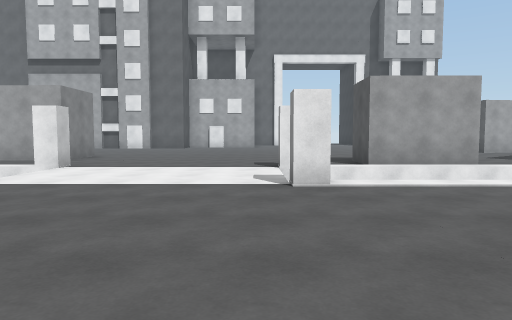
[1] (above)

22 first-person views from a walk through a Unity game level. The camera is 1.4 m above the floor, tilts 4° down and sees 70° across. The floor is counted in squares, 2 m on a side. Each view is taken from the middle of a square. On the plan, view 1 faces up. The plan holds only what a view shows up to about 11 squares ahead; the rest is blank. The place goes on beyond the plan.

[2]
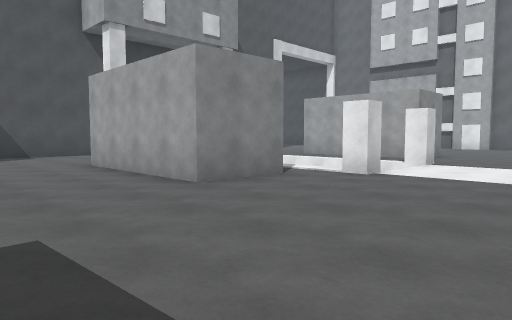

[3]
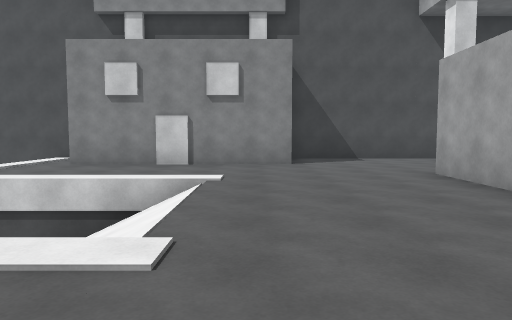

[4]
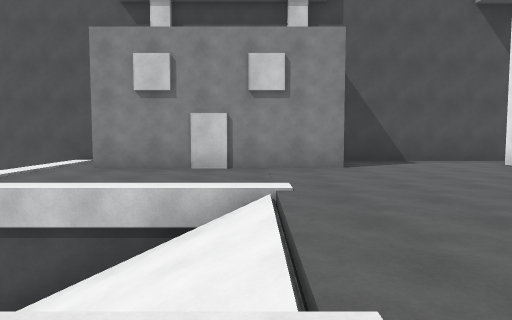

[5]
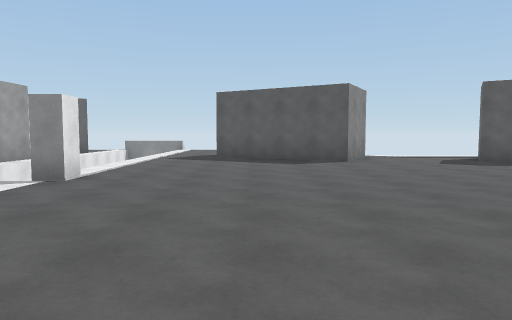

[6]
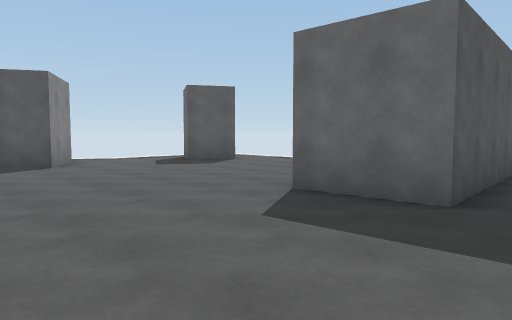

[7]
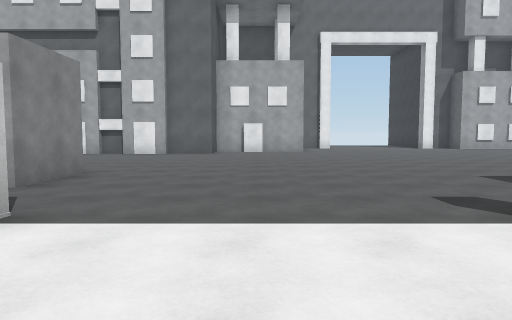

[8]
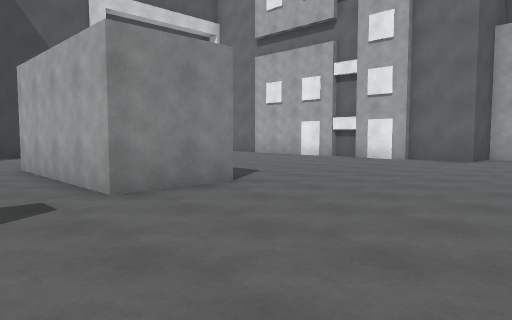

[9]
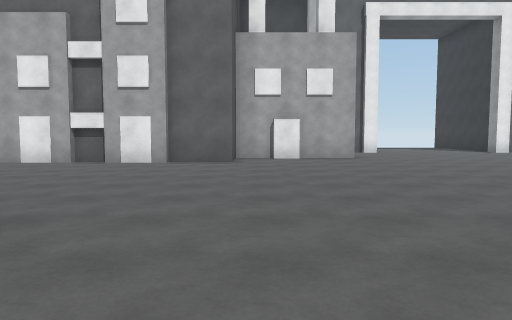

[10]
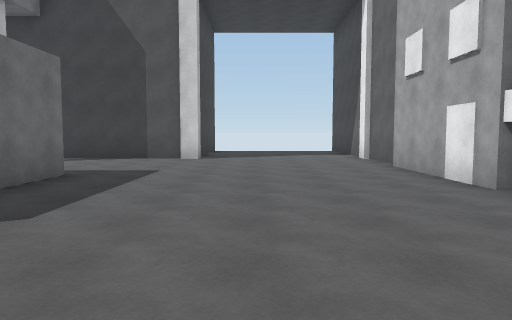

[11]
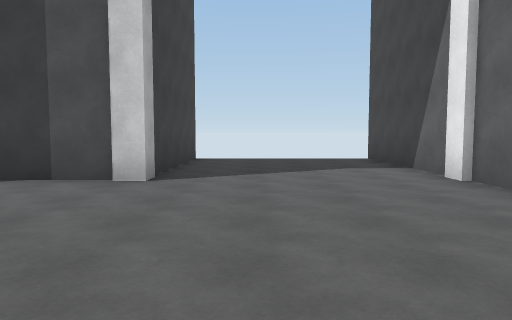

[12]
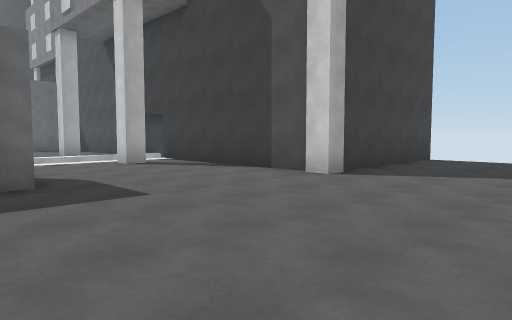

[13]
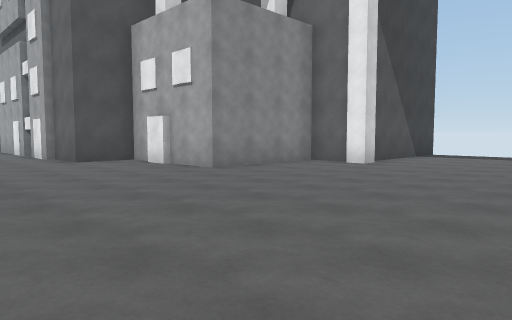

[14]
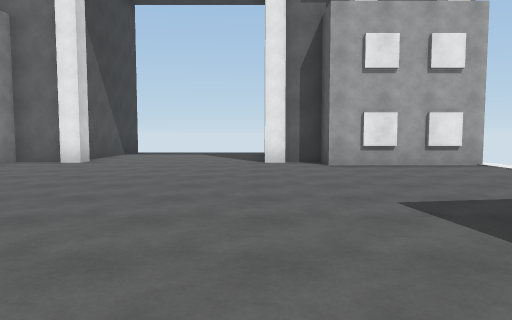

[15]
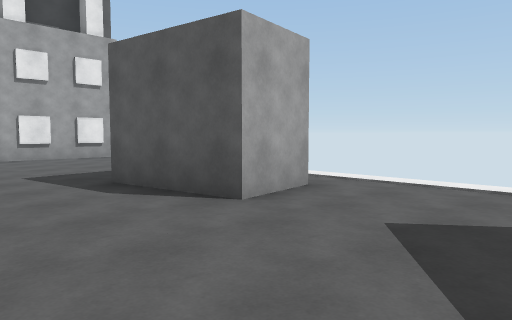

[16]
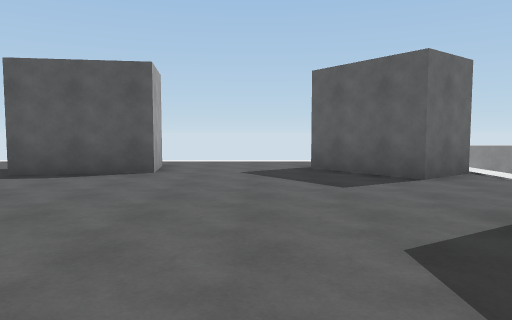

[17]
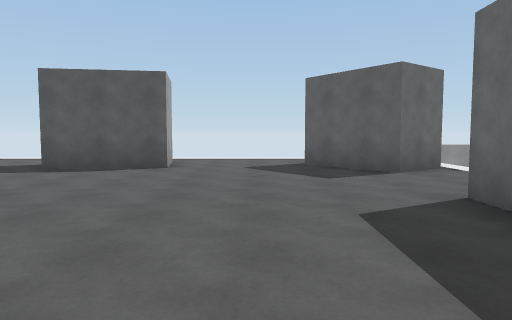

[18]
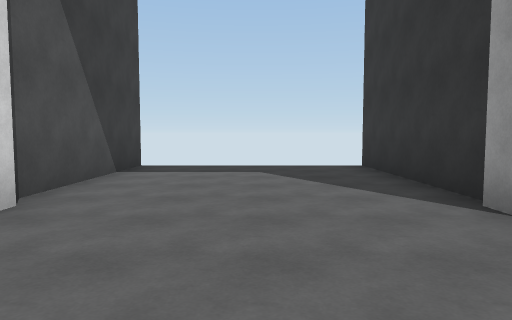

[19]
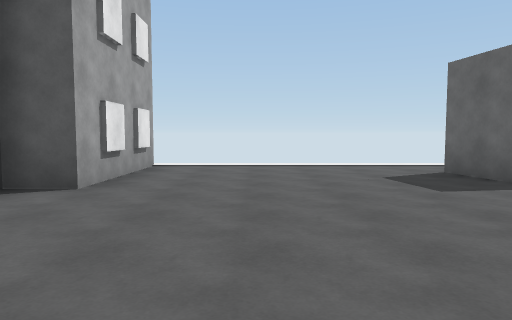

[20]
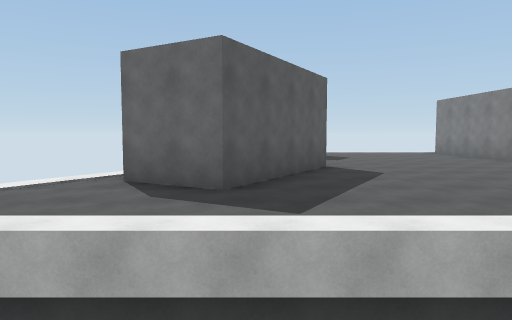

[21]
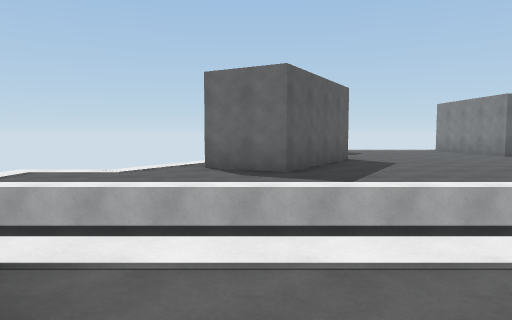

[22]
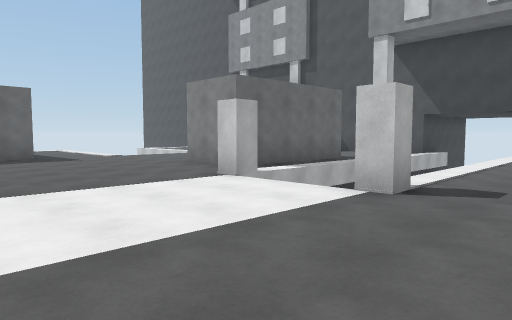

### Floor plan
Key: @ floor where view 1 was taken; # wall or solid block; . floor; / step, stairs or slope; ^ raised ledge; v drop or lower ground; C cube; O other object.
Columns run from 19 left of view 1 to 12 right of it. Each row starts with its distance up from view 1.
 28                     #.....#
 27                     #.....#
 26                     #.....#
 25                     #.....#
 24                     #.....#
 23                    ##.....##CC#
 22                    #...........
 21                    #...........
 20                ##O##...........
 19 #########   ####...............
 18  .......###O.O.................
 17  ..............................
 16  ...........................#..
 15  ...........................# .
 14  ...........................##.v
 13 ######.........................v
 12      #.........................
 11      #....####.................
 10      #....####..............##
  9      #.#..............###..##
  8      #........#.....#........
  7                .....          ^
  6                .....          ^
  5      #    ....#.....#..........
  4      #.#  ####.................
  3      #... ####............#..vv
  2      #...................###.
  1      #...................#  v
  0      #.............@....##
 -1        #.................#
 -2        #...///...##.......v
 -3        O...///. .##.......
 -4        #...//   .#  ....#.
 -5        #.../    .#   ..##
 -6      #.....
 -7      #vvv

Where each view was taken, in squares from view 1:
view 1: 0 up, 0 right, facing up
view 2: 1 down, 1 left, facing up-left
view 3: 1 down, 3 left, facing left
view 4: 2 down, 4 left, facing left
view 5: 2 up, 5 left, facing right
view 6: 2 up, 4 left, facing down-right
view 7: 5 up, 2 left, facing up
view 8: 8 up, 1 left, facing up-left
view 9: 9 up, 3 left, facing up
view 10: 15 up, 3 left, facing left
view 11: 15 up, 8 left, facing left
view 12: 17 up, 8 left, facing down-left
view 13: 15 up, 6 right, facing up-left
view 14: 14 up, 6 right, facing up
view 15: 11 up, 6 right, facing up-right
view 16: 12 up, 2 right, facing right
view 17: 12 up, 1 right, facing right
view 18: 20 up, 4 right, facing up
view 19: 20 up, 3 right, facing right
view 20: 8 up, 6 right, facing down
view 21: 10 up, 7 right, facing down
view 22: 10 up, 0 right, facing down-left
